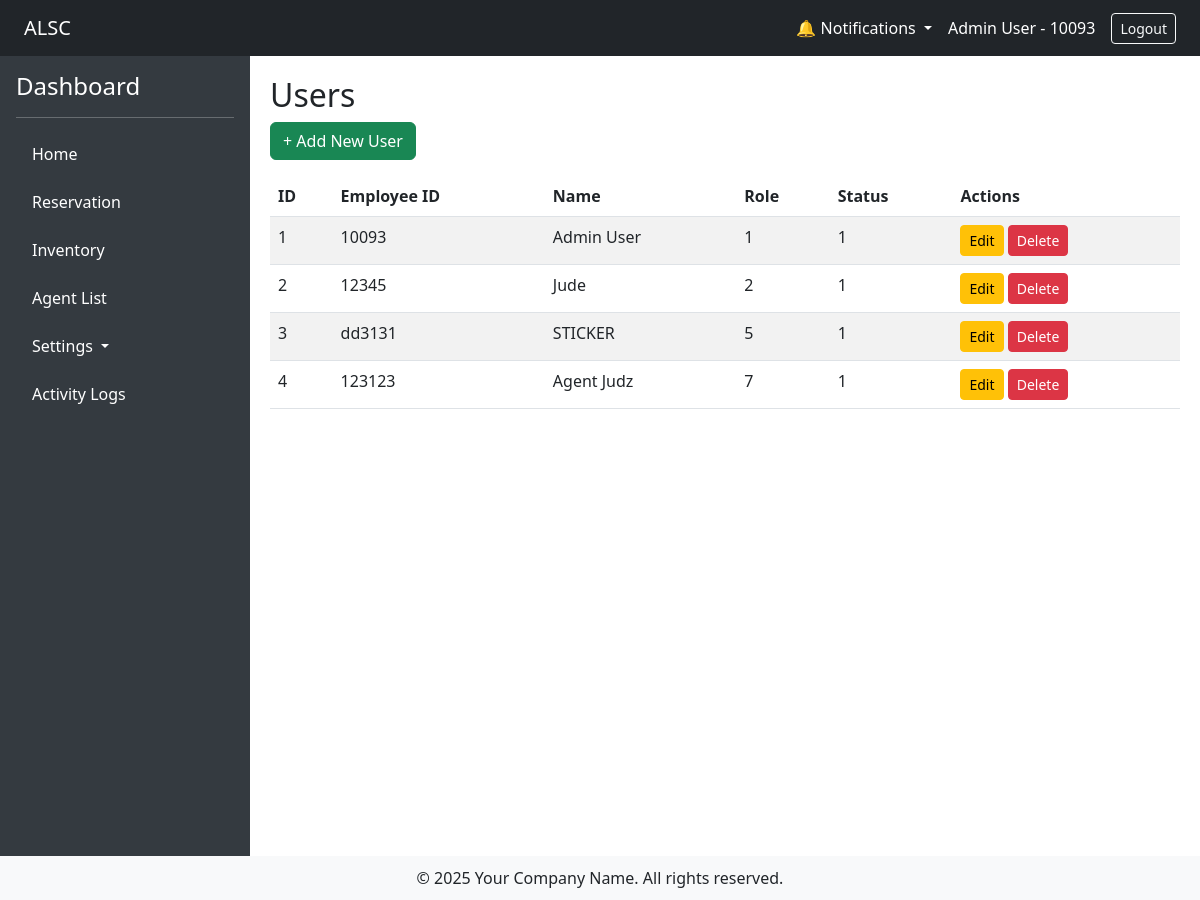
The app's page /?url=adminuser/user_list (signed in) with its own data.
### tables this page shows
CREATE TABLE `users` (
  `id` int(11) NOT NULL,
  `employee_id` varchar(50) NOT NULL,
  `name` varchar(100) DEFAULT NULL,
  `password` varchar(255) NOT NULL,
  `role_id` int(11) DEFAULT NULL,
  `is_active` tinyint(1) DEFAULT 1
);

### app/controllers/adminuser_controller.php (called while the page is built, shortened)
<?php
require_once __DIR__ . '/../models/User.php';
class adminuser extends Controller
{
    public function user_list()
    {
        $users = User::all();
        return $this->view('admin/users/index', ['users' => $users]);
    }
}

### app/core/App.php (called while the page is built, shortened)
<?php
class App
{
    protected $method = 'index';
    public function __construct()
    {
        $url = $this->parseUrl();
        if ($url) {
            if (file_exists(__DIR__ . '/../controllers/' . $url[0] . '_controller.php')) {
                unset($url[0]);
            }
        }
        $this->controller = new $this->controller;
        if (isset($url[1])) {
            if (method_exists($this->controller, $url[1])) {
                $this->method = $url[1];
                unset($url[1]);
            }else $this->method = "notfound";
        }
        $this->params = $url ? array_values($url) : [];
        call_user_func_array([$this->controller, $this->method], $this->params);
    }
    public function parseUrl()
    {
        if (isset($_GET['url'])) {
            return explode('/', filter_var(rtrim($_GET['url'], '/'), FILTER_SANITIZE_URL));
        }
    }
}

### index.php (called while the page is built, shortened)
<?php
require_once './app/init.php';
$app = new App;

### app/init.php (called while the page is built, shortened)
<?php
require_once 'config/Connection.php';
require_once 'core/App.php';
require_once 'helpers/auth_helper.php';
function url($path = '')
{
    $base = rtrim('/alsc_app', '/');
    $path = ltrim($path, '/');
    return $base . '/?url=' . $path;
}

### app/config/Connection.php (called while the page is built, shortened)
<?php
class Connection
{
    private static $instance;
    private $conn;
    public function __construct()
    {
        try {
            $dbh = "mysql:host=". DB_HOST .";dbname=". DB_NAME ;
            $this->conn = new PDO($dbh, DB_USER , DB_PASS);
            $this->conn->setAttribute(PDO::ATTR_ERRMODE, PDO::ERRMODE_EXCEPTION);
        } catch (PDOException $e) {
            echo "Connection failed: " . $e->getMessage();
        }
    }
    public static function getInstance()
    {
        if (!self::$instance) {
            self::$instance = new Connection();
        }
        return self::$instance;
    }
    public function getConnection()
    {
        return $this->conn;
    }
}

### app/models/User.php (called while the page is built, shortened)
<?php
require_once __DIR__ . '/../core/Model.php';
class User extends Model
{
    public static function all()
    {
        $instance = new static();
        $stmt = $instance->db->prepare("SELECT * FROM {$instance->table}");
        $stmt->execute();
        $results = $stmt->fetchAll(PDO::FETCH_OBJ);
        return $results;
    }
}

### app/core/Model.php (called while the page is built, shortened)
<?php
class Model
{
    public function __construct()
    {
        $this->db = Connection::getInstance()->getConnection();
    }
}

### app/helpers/auth_helper.php (called while the page is built, shortened)
<?php
require_once __DIR__ . '/../models/PermissionRole.php';
function can($permission)
{
    if (!isset($_SESSION['user']['permissions'])) {
        $role_id = $_SESSION['user']['role_id'];
        $permissionObjects = PermissionRole::getPermissionsForRole($role_id);
    }
    return in_array($permission, $_SESSION['user']['permissions']);
}

### app/models/PermissionRole.php (called while the page is built, shortened)
<?php
require_once __DIR__ . '/../core/Model.php';
class PermissionRole extends Model
{
    public static function getPermissionsForRole($role_id)
    {
        $instance = new static();
        $stmt = $instance->db->prepare("
            SELECT p.* FROM permissions p
            JOIN permission_role pr ON p.id = pr.permission_id
            WHERE pr.role_id = ?
        ");
        $stmt->execute([$role_id]);
        return $stmt->fetchAll(\PDO::FETCH_OBJ);
    }
}

### app/views/admin/users/index.php (the view)
<h2>Users</h2>
<a href="<?= url('adminuser/create') ?>" class="btn btn-success mb-3">+ Add New User</a>
<table class="table table-striped">
    <thead>
        <tr>
            <th>ID</th>
            <th>Employee ID</th>
            <th>Name</th>
            <th>Role</th>
            <th>Status</th>
            <th>Actions</th>
        </tr>
    </thead>
    <tbody>
        <?php foreach ($users as $user): ?>
            <tr>
                <td><?= htmlspecialchars($user->id) ?></td>
                <td><?= htmlspecialchars($user->employee_id) ?></td>
                <td><?= htmlspecialchars($user->name) ?></td>
                <td><?= htmlspecialchars($user->role_id) ?></td>
                <td><?= htmlspecialchars($user->is_active) ?></td>
                <td>
                <?php if (can('edit_user')): ?>
                    <a href="<?= url('adminuser/edit/'.$user->id) ?>" class="btn btn-sm btn-warning">Edit</a>
                <?php endif; ?>
                <?php if (can('delete_user')): ?>
                    <a href="<?= url('adminuser/delete/'.$user->id) ?>" class="btn btn-sm btn-danger">Delete</a>
                <?php endif; ?>
                </td>
            </tr>
        <?php endforeach; ?>
    </tbody>
</table>

### app/views/layouts/main.php (style rules this page uses)
body { min-height: 100vh; display: flex; flex-direction: column; }

### records on screen
users: id "1", employee "10093", name "Admin User", role "1", is_active "1"
users: id "2", employee "12345", name "Jude", role "2", is_active "1"
users: id "3", employee "dd3131", name "STICKER", role "5", is_active "1"
users: id "4", employee "123123", name "Agent Judz", role "7", is_active "1"

### other values on screen
$_SESSION['user']['name'] "Admin User"
$_SESSION['user']['employee_id'] "10093"
